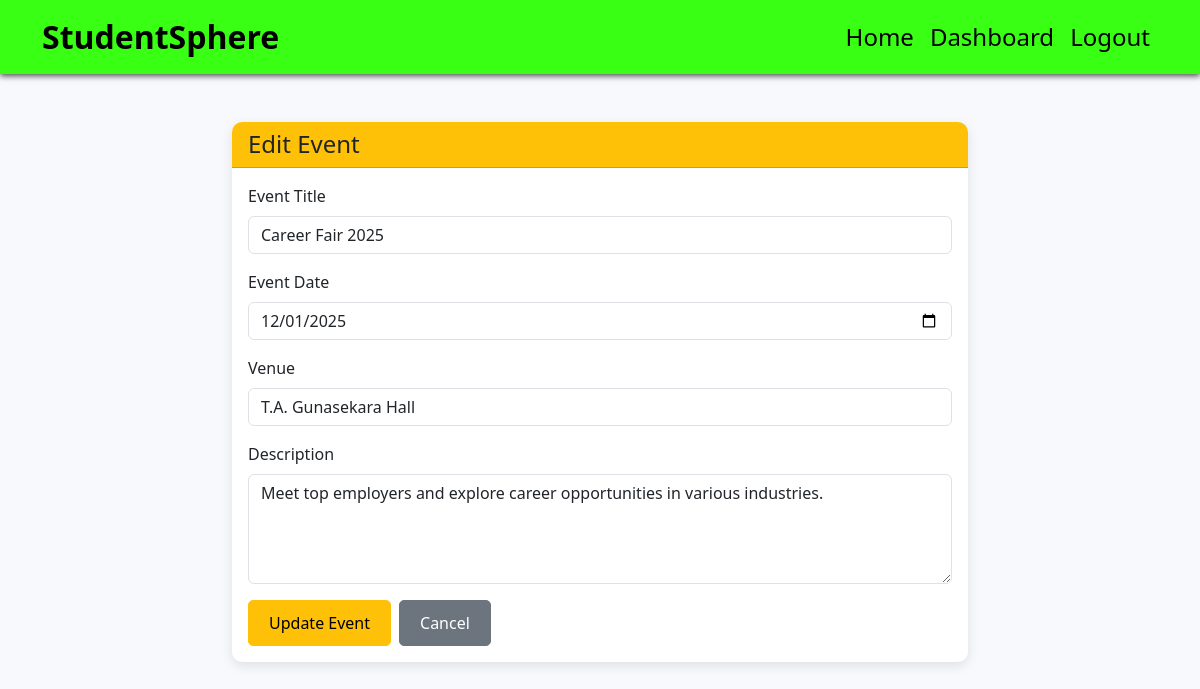
Page /admin/edit_event.php?id=3 (signed in) on the committed database.
### tables this page shows
CREATE TABLE IF NOT EXISTS events (
    event_id INT AUTO_INCREMENT PRIMARY KEY,
    title VARCHAR(150) NOT NULL,
    date DATE NOT NULL,
    venue VARCHAR(150) NOT NULL,
    description TEXT,
    organizer VARCHAR(100) NOT NULL,
    created_at TIMESTAMP DEFAULT CURRENT_TIMESTAMP
);

### admin/edit_event.php (the view, shortened to what this page needs)
<?php
require_once '../php/db_connect.php';
$event_id = isset($_GET['id']) ? intval($_GET['id']) : 0;
$stmt = $pdo->prepare("SELECT * FROM events WHERE event_id = ?");
$stmt->execute([$event_id]);
$event = $stmt->fetch();
?>
<!DOCTYPE html>
<html lang="en">
<head>
    <link href="https://cdn.jsdelivr.net/npm/bootstrap@5.3.0/dist/css/bootstrap.min.css" rel="stylesheet">
    <link href="../css/styles.css" rel="stylesheet">
</head>
<body>
    <nav class="navbar navbar-expand-lg navbar-dark bg-primary">
        <div class="container">
            <a class="navbar-brand" href="../index.php">StudentSphere</a>
            <div class="collapse navbar-collapse" id="navbarNav">
                <ul class="navbar-nav ms-auto">
                    <li class="nav-item">
                        <a class="nav-link" href="../index.php">Home</a>
                    </li>
                    <li class="nav-item">
                        <a class="nav-link" href="dashboard.php">Dashboard</a>
                    </li>
                    <li class="nav-item">
                        <a class="nav-link" href="../php/logout_user.php">Logout</a>
                    </li>
                </ul>
            </div>
        </div>
    </nav>
    <div class="container my-5">
        <div class="row justify-content-center">
            <div class="col-md-8">
                <div class="card shadow">
                    <div class="card-header bg-warning">
                        <h4 class="mb-0">Edit Event</h4>
                    </div>
                    <div class="card-body">
                        <form action="edit_event.php?id=<?php echo $event_id; ?>" method="POST">
                            <div class="mb-3">
                                <label for="title" class="form-label">Event Title</label>
                                <input type="text" class="form-control" id="title" name="title" value="<?php echo htmlspecialchars($event['title']); ?>" required>
                            </div>
                            <div class="mb-3">
                                <label for="date" class="form-label">Event Date</label>
                                <input type="date" class="form-control" id="date" name="date" value="<?php echo $event['date']; ?>" required>
                            </div>
                            <div class="mb-3">
				<label for="venue" class="form-label">Venue</label>
                                <input type="text" class="form-control" id="venue" name="venue" value="<?php echo htmlspecialchars($event['venue']); ?>" required>
                            </div>
                            <div class="mb-3">
                                <label for="description" class="form-label">Description</label>
                                <textarea class="form-control" id="description" name="description" rows="4"><?php echo htmlspecialchars($event['description']); ?></textarea>
                            </div>
                            <div class="d-flex gap-2">
                                <button type="submit" class="btn btn-warning">Update Event</button>
                                <a href="dashboard.php" class="btn btn-secondary">Cancel</a>
                            </div>
                        </form>
                    </div>
                </div>
            </div>
        </div>
    </div>
</body>
</html>

### css/styles.css (style rules this page uses)
:root { --primary-color: #39ff14; --primary-green: #39ff14; --primary-aqua: #00ff7f; --dark-green: #00c200; --dark-aqua: #00b36b; --light-green: #eafff0; --light-aqua: #f2fff6; --gradient-start: #39ff14; --gradient-end: #00ff7f; }
body { font-family: 'Segoe UI', Tahoma, Geneva, Verdana, sans-serif; background-color: #f8f9fc; min-height: 100vh; display: flex; flex-direction: column; }
.card { border: none; border-radius: 10px; }
.card-header { border-radius: 10px 10px 0 0 !important; }
.btn { border-radius: 5px; padding: 10px 20px; font-weight: 500; transition: all 0.3s ease; }
.navbar { background-color: var(--primary-color) !important; box-shadow: 0 2px 6px rgba(0,0,0,0.7); }
.navbar-brand { font-weight: 600; font-size: 2rem; color: black; }
.navbar .nav-link { color: black !important; font-weight: 500; font-size: 1.5rem; }
.shadow { box-shadow: 0 4px 12px rgba(0,0,0,0.1) !important; }
.card, .alert { animation: fadeIn 0.5s ease; }

### rows in the picture
events: title "Career Fair 2025", date "12/01/2025", venue "T.A. Gunasekara Hall", description "Meet top employers and explore career opportunities in various industries."
